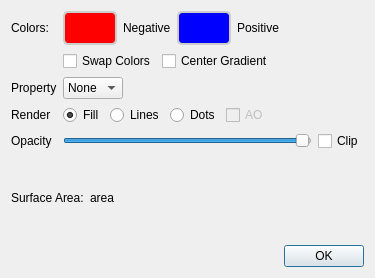
<?xml version="1.0" encoding="UTF-8"?>
<ui version="4.0">
 <class>SurfaceConfigurator</class>
 <widget class="QDialog" name="SurfaceConfigurator">
  <property name="geometry">
   <rect>
    <x>0</x>
    <y>0</y>
    <width>375</width>
    <height>278</height>
   </rect>
  </property>
  <property name="windowTitle">
   <string>Configure Surface</string>
  </property>
  <property name="styleSheet">
   <string notr="true">QToolButton {
   color: #333;
   background-color: #666;
   border-width: 2px;
   border-color: #CCC;
   border-style: solid;
   border-radius: 5;
   padding: 0px;
   min-width: 50px;
   max-width: 50px;
   min-height: 30px;
   max-height: 30px;
}

QToolButton[gradient=&quot;true&quot;] {
   border-width: 1px; 
   border-color: #333;
   border-style: solid; 
   border-radius: 1; 
   padding: 0px; 
   min-width: 200px;
   height: 30px;
}

QToolButton:pressed {
   border-color: #222;
}
</string>
  </property>
  <layout class="QVBoxLayout" name="verticalLayout">
   <item>
    <layout class="QGridLayout" name="gridLayout">
     <item row="0" column="0">
      <widget class="QLabel" name="label_9">
       <property name="text">
        <string>Colors:</string>
       </property>
      </widget>
     </item>
     <item row="0" column="1">
      <layout class="QHBoxLayout" name="horizontalLayout_4">
       <item>
        <widget class="QToolButton" name="negativeColorButton">
         <property name="styleSheet">
          <string notr="true">QToolButton {
   background-color: rgb(255, 0, 0);
}</string>
         </property>
         <property name="text">
          <string/>
         </property>
         <property name="iconSize">
          <size>
           <width>32</width>
           <height>16</height>
          </size>
         </property>
        </widget>
       </item>
       <item>
        <widget class="QLabel" name="negativeLabel">
         <property name="text">
          <string>Negative</string>
         </property>
        </widget>
       </item>
       <item>
        <widget class="QToolButton" name="positiveColorButton">
         <property name="styleSheet">
          <string notr="true">QToolButton {
   background-color: rgb(0, 0, 255);
}</string>
         </property>
         <property name="text">
          <string/>
         </property>
         <property name="iconSize">
          <size>
           <width>32</width>
           <height>16</height>
          </size>
         </property>
        </widget>
       </item>
       <item>
        <widget class="QLabel" name="positiveLabel">
         <property name="text">
          <string>Positive</string>
         </property>
        </widget>
       </item>
       <item>
        <spacer name="horizontalSpacer_10">
         <property name="orientation">
          <enum>Qt::Horizontal</enum>
         </property>
         <property name="sizeHint" stdset="0">
          <size>
           <width>40</width>
           <height>20</height>
          </size>
         </property>
        </spacer>
       </item>
      </layout>
     </item>
     <item row="2" column="1">
      <layout class="QHBoxLayout" name="horizontalLayout_3">
       <item>
        <widget class="QComboBox" name="propertyCombo">
         <item>
          <property name="text">
           <string>None</string>
          </property>
         </item>
        </widget>
       </item>
       <item>
        <spacer name="horizontalSpacer_3">
         <property name="orientation">
          <enum>Qt::Horizontal</enum>
         </property>
         <property name="sizeHint" stdset="0">
          <size>
           <width>40</width>
           <height>20</height>
          </size>
         </property>
        </spacer>
       </item>
      </layout>
     </item>
     <item row="3" column="1">
      <layout class="QHBoxLayout" name="horizontalLayout">
       <item>
        <widget class="QRadioButton" name="fillButton">
         <property name="text">
          <string>Fill</string>
         </property>
         <property name="checked">
          <bool>true</bool>
         </property>
        </widget>
       </item>
       <item>
        <widget class="QRadioButton" name="linesButton">
         <property name="text">
          <string>Lines</string>
         </property>
        </widget>
       </item>
       <item>
        <widget class="QRadioButton" name="dotsButton">
         <property name="text">
          <string>Dots</string>
         </property>
        </widget>
       </item>
       <item>
        <widget class="QCheckBox" name="ambientOcclusionCheckBox">
         <property name="enabled">
          <bool>false</bool>
         </property>
         <property name="text">
          <string>AO</string>
         </property>
        </widget>
       </item>
       <item>
        <spacer name="horizontalSpacer">
         <property name="orientation">
          <enum>Qt::Horizontal</enum>
         </property>
         <property name="sizeHint" stdset="0">
          <size>
           <width>40</width>
           <height>20</height>
          </size>
         </property>
        </spacer>
       </item>
      </layout>
     </item>
     <item row="3" column="0">
      <widget class="QLabel" name="label_2">
       <property name="text">
        <string>Render</string>
       </property>
      </widget>
     </item>
     <item row="2" column="0">
      <widget class="QLabel" name="label_10">
       <property name="text">
        <string>Property</string>
       </property>
      </widget>
     </item>
     <item row="4" column="0">
      <widget class="QLabel" name="label_8">
       <property name="text">
        <string>Opacity</string>
       </property>
      </widget>
     </item>
     <item row="1" column="1">
      <layout class="QHBoxLayout" name="horizontalLayout_6">
       <item>
        <widget class="QCheckBox" name="swapColorsButton">
         <property name="text">
          <string>Swap Colors</string>
         </property>
        </widget>
       </item>
       <item>
        <widget class="QCheckBox" name="scaleButton">
         <property name="text">
          <string>Center Gradient</string>
         </property>
        </widget>
       </item>
       <item>
        <spacer name="horizontalSpacer_5">
         <property name="orientation">
          <enum>Qt::Horizontal</enum>
         </property>
         <property name="sizeHint" stdset="0">
          <size>
           <width>40</width>
           <height>20</height>
          </size>
         </property>
        </spacer>
       </item>
      </layout>
     </item>
     <item row="4" column="1">
      <layout class="QHBoxLayout" name="horizontalLayout_7">
       <item>
        <widget class="QSlider" name="transparencySlider">
         <property name="maximum">
          <number>100</number>
         </property>
         <property name="value">
          <number>99</number>
         </property>
         <property name="sliderPosition">
          <number>99</number>
         </property>
         <property name="orientation">
          <enum>Qt::Horizontal</enum>
         </property>
        </widget>
       </item>
       <item>
        <widget class="QCheckBox" name="clipCheckBox">
         <property name="text">
          <string>Clip</string>
         </property>
        </widget>
       </item>
      </layout>
     </item>
    </layout>
   </item>
   <item>
    <layout class="QHBoxLayout" name="horizontalLayout_5">
     <item>
      <widget class="QLabel" name="label_3">
       <property name="text">
        <string>Surface Area:</string>
       </property>
      </widget>
     </item>
     <item>
      <widget class="QLabel" name="areaLabel">
       <property name="text">
        <string>area</string>
       </property>
      </widget>
     </item>
     <item>
      <spacer name="horizontalSpacer_4">
       <property name="orientation">
        <enum>Qt::Horizontal</enum>
       </property>
       <property name="sizeHint" stdset="0">
        <size>
         <width>40</width>
         <height>20</height>
        </size>
       </property>
      </spacer>
     </item>
    </layout>
   </item>
   <item>
    <layout class="QHBoxLayout" name="horizontalLayout_2">
     <item>
      <spacer name="horizontalSpacer_2">
       <property name="orientation">
        <enum>Qt::Horizontal</enum>
       </property>
       <property name="sizeHint" stdset="0">
        <size>
         <width>40</width>
         <height>20</height>
        </size>
       </property>
      </spacer>
     </item>
     <item>
      <widget class="QPushButton" name="okButton">
       <property name="text">
        <string>OK</string>
       </property>
      </widget>
     </item>
    </layout>
   </item>
  </layout>
 </widget>
 <resources/>
 <connections>
  <connection>
   <sender>okButton</sender>
   <signal>clicked()</signal>
   <receiver>SurfaceConfigurator</receiver>
   <slot>close()</slot>
   <hints>
    <hint type="sourcelabel">
     <x>440</x>
     <y>281</y>
    </hint>
    <hint type="destinationlabel">
     <x>246</x>
     <y>163</y>
    </hint>
   </hints>
  </connection>
 </connections>
</ui>
